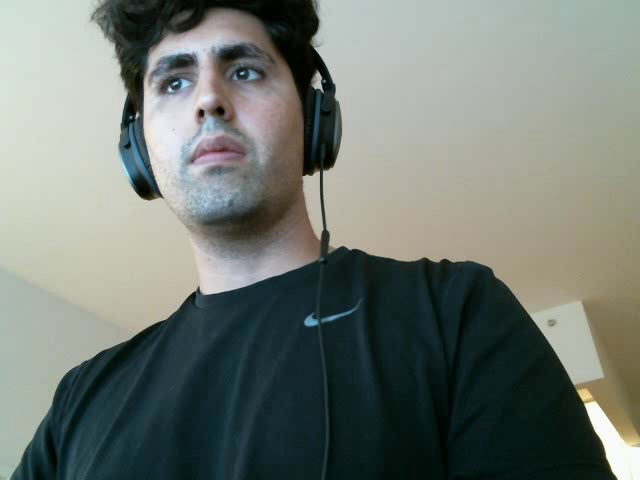
#> input picture frame 12 of scripts/opencv/data/video_capture.mp4, 640 x 480 px
$ python camshift.py
#> lines starting #> are read from the running program, lines starting #| are printed output that depends on the picture
"""
CAM Shift
Cannot test this, no webcam, will need to revisit
"""
import cv2
import numpy as np

cap = cv2.VideoCapture('../../data/video_capture.mp4')

if not cap.isOpened():
    print('ERROR, FILE NOT FOUND')

ret, frame = cap.read()
#> frame is the input picture: shape (480, 640, 3); mean B, G, R 115.6, 122.1, 114.8
# prev_gray = cv2.cvtColor(frame, cv2.COLOR_BGR2GRAY)

face_classifier = cv2.CascadeClassifier('../../data/haarcascades/haarcascade_frontalface_default.xml')

faces = face_classifier.detectMultiScale(frame)
#> faces = [[125, 7, 171, 171]]
(face_x, face_y, w, h) = tuple(faces[0])
#> face_x = 125; face_y = 7; w = 171; h = 171
track_window = (face_x, face_y, w, h)
#> track_window = (125, 7, 171, 171)

roi = frame[face_y:face_y + h, face_x:face_x + w]
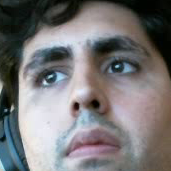
#> roi: shape (171, 171, 3); mean B, G, R 118.4, 117.6, 119.3
hsv_roi = cv2.cvtColor(roi, cv2.COLOR_BGR2HSV)
#> hsv_roi: shape (171, 171, 3); mean H, S, V 76.8, 50.3, 126.6

roi_hist = cv2.calcHist(hsv_roi, [0], None, [180], [0, 180])
#> roi_hist = 180 values, max 43 at index 42, min 0 at index 0, mean 2.66

cv2.normalize(roi_hist, roi_hist, 0, 255, cv2.NORM_MINMAX)

term_crit = (cv2.TERM_CRITERIA_EPS | cv2.TERM_CRITERIA_COUNT, 10, 1)

while True:
    ret, frame = cap.read()
    hsv = cv2.cvtColor(frame, cv2.COLOR_BGR2HSV)
#> hsv: shape (480, 640, 3); mean H, S, V 62.6, 74, 125.4
    dst = cv2.calcBackProject([hsv], [0], roi_hist, [0, 180], 1)
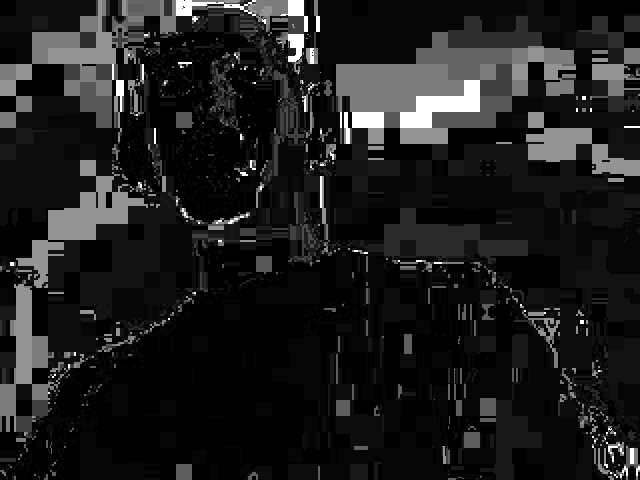
#> dst: shape (480, 640); min 0, max 255, mean 29.6

    ret, track_window = cv2.CamShift(dst, track_window, term_crit)
#> ret = ((331.5, 86), (158.3, 238.9), 129.4); track_window = (238, 9, 187, 154)
    pts = cv2.boxPoints(ret)
#> pts = [[289.4, -50.96], [474.1, 100.6], [373.6, 223], [188.9, 71.41]]
    pts = np.int0(pts)
#> pts = [[289, -50], [474, 100], [373, 222], [188, 71]]
    img2 = cv2.polylines(frame, [pts], True, (0, 0, 255), 5)

    cv2.imshow('tracking', img2)

    k = cv2.waitKey(30) & 0xFF
#> (key Esc is pressed here)
    if k == 27:
        break

cap.release()
cv2.destroyAllWindows()

$ run again, starting later in the video
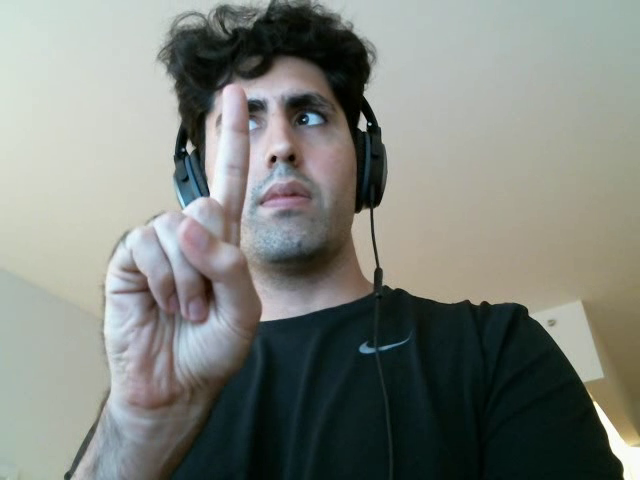
#> input picture frame 57 of scripts/opencv/data/video_capture.mp4, 640 x 480 px
#> frame is the input picture: shape (480, 640, 3); mean B, G, R 124.4, 130.8, 126.6
#> faces = [[106, 347, 32, 32], [191, 45, 178, 178]]
#> face_x = 106; face_y = 347; w = 32
#> `track_window = (face_x, face_y, w, h)`: track_window = (106, 347, 32, 32)
#> `roi = frame[face_y:face_y + h, face_x:face_x + w]`:
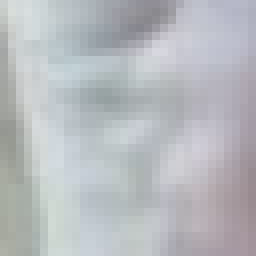
#> roi: shape (32, 32, 3) (shown 8 times larger); mean B, G, R 190.4, 186.2, 183.3
#> hsv_roi: shape (32, 32, 3); mean H, S, V 106.6, 13.5, 191.6
#> roi_hist = 180 values, max 6 at index 13, min 0 at index 0, mean 0.411
#> hsv: shape (480, 640, 3); mean H, S, V 62.6, 59.2, 134.5
#> `dst = cv2.calcBackProject([hsv], [0], roi_hist, [0, 180], 1)`:
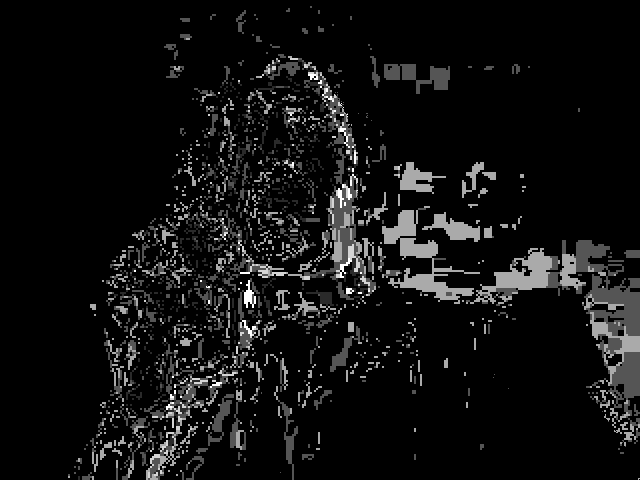
#> dst: shape (480, 640); min 0, max 255, mean 17.1
#> `ret, track_window = cv2.CamShift(dst, track_window, term_crit)`: ret = ((123, 355), (40.44, 54.51), 5.01); track_window = (102, 327, 42, 56)
#> `pts = cv2.boxPoints(ret)`: pts = [[100.5, 380.4], [105.2, 326.1], [145.5, 329.6], [140.8, 383.9]]
#> `pts = np.int0(pts)`: pts = [[100, 380], [105, 326], [145, 329], [140, 383]]

$ run again, starting later in the video
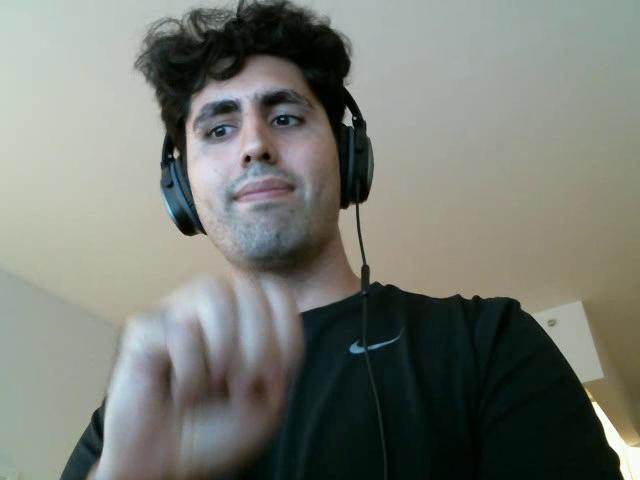
#> input picture frame 101 of scripts/opencv/data/video_capture.mp4, 640 x 480 px
#> frame is the input picture: shape (480, 640, 3); mean B, G, R 115, 122.7, 119
#> faces = [[160, 43, 189, 189]]
#> face_x = 160; face_y = 43; w = 189
#> `track_window = (face_x, face_y, w, h)`: track_window = (160, 43, 189, 189)
#> `roi = frame[face_y:face_y + h, face_x:face_x + w]`:
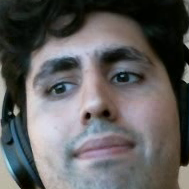
#> roi: shape (189, 189, 3); mean B, G, R 93.7, 94, 95.7
#> hsv_roi: shape (189, 189, 3); mean H, S, V 71.3, 64.9, 101.6
#> roi_hist = 180 values, max 60 at index 55, min 0 at index 0, mean 2.94
#> hsv: shape (480, 640, 3); mean H, S, V 56.9, 58.1, 127.1
#> `dst = cv2.calcBackProject([hsv], [0], roi_hist, [0, 180], 1)`:
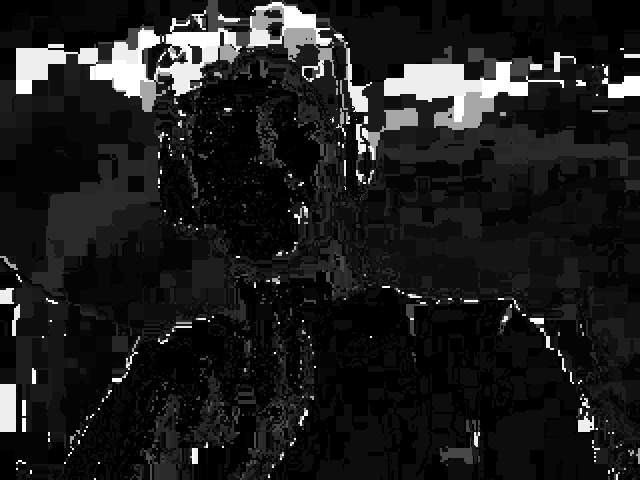
#> dst: shape (480, 640); min 0, max 255, mean 29.4
#> `ret, track_window = cv2.CamShift(dst, track_window, term_crit)`: ret = ((171, 72.5), (159.1, 229.7), 57.7); track_window = (73, 4, 196, 137)
#> `pts = cv2.boxPoints(ret)`: pts = [[31.41, 66.61], [225.6, -56.12], [310.6, 78.39], [116.4, 201.1]]
#> `pts = np.int0(pts)`: pts = [[31, 66], [225, -56], [310, 78], [116, 201]]
